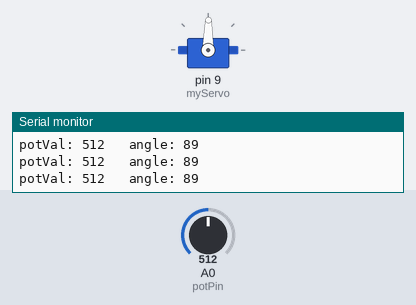
The sketch below on a simulated Arduino Uno, built with avr-gcc and run on an emulated ATmega328P. Shown: servo, the last lines printed to the serial monitor. The inputs (shaded band) are chosen by the test bench; at power-on: A0 (potPin) = 512.

Above: at 1.2 s.
1.3 s: A0 (potPin) set to 564
At 2.3 s:
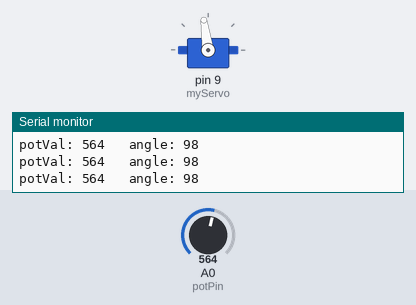
4.3 s: A0 (potPin) set to 579
At 5.5 s:
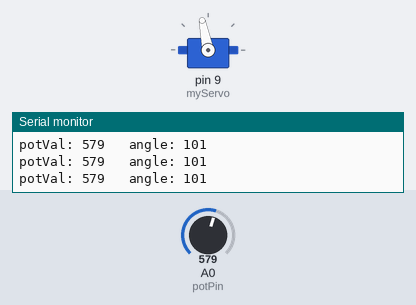
5.8 s: A0 (potPin) set to 306
At 7.0 s:
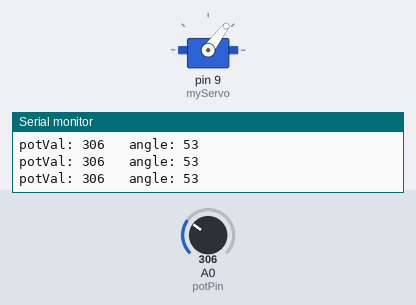
7.3 s: A0 (potPin) set to 716
At 8.1 s:
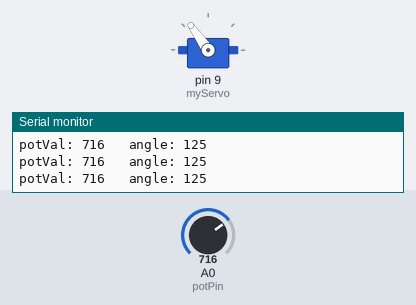
8.8 s: A0 (potPin) set to 0
At 9.7 s:
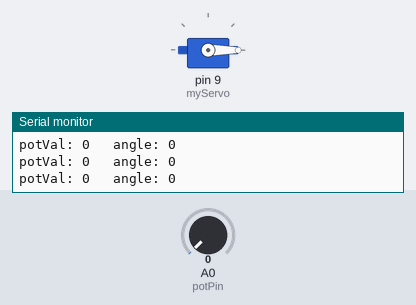
10.3 s: A0 (potPin) set to 8
At 11.1 s:
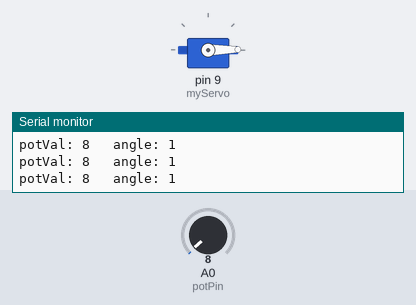
13.3 s: A0 (potPin) set to 11
Timing chart, 0 to 16.3 s (numbered marks = the images above; inputs shaded):
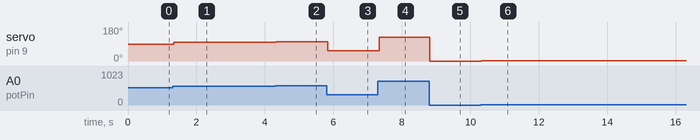

The sketch:

_05_mood_cue.ino
```cpp
#include <Servo.h>

Servo myServo;

int const potPin = A0;
int potVal;
int angle;

void setup() {
  Serial.begin(9600);
  myServo.attach(9);
}

void loop() {
  //retrieve ADC value (0-1023) from potentiometer
  potVal = analogRead(potPin);
  //map the ADC reading (0-1023) to the desired servo angle (0-179)
  angle = map(potVal, 0, 1023, 0, 179);

  Serial.print("potVal: ");
  Serial.print(potVal);
  Serial.print("\t angle: ");
  Serial.println(angle);

  myServo.write(angle);
  delay(15);
}
```

Measured:
- after the input at 1.3 s, servo on pin 9 (myServo): 89° → 98° at once
- after the input at 4.3 s, servo on pin 9 (myServo): 98° → 101° at once
- after the input at 5.8 s, servo on pin 9 (myServo): 101° → 53° at once
- after the input at 7.3 s, servo on pin 9 (myServo): 53° → 125° at once
- after the input at 8.8 s, servo on pin 9 (myServo): 125° → 0° at once
- after the input at 10.3 s, servo on pin 9 (myServo): 0° → 1° at once
